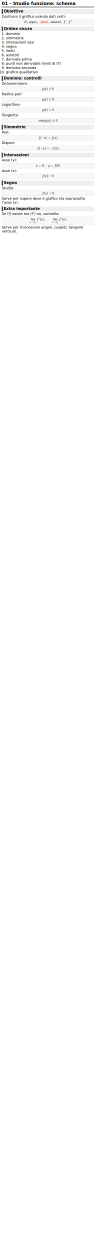
#> input picture mate/maturità/StudioFunzione-rich-fxCG50/_source/01.raw.png, 384 x 5000 px (shown at 1/4 size)
$ python -i render.py   (imports and definitions only)
#> lines starting #> are read from the running program, lines starting #| are printed output that depends on the picture
from pathlib import Path
import subprocess
from PIL import Image, ImageChops

ROOT = Path(__file__).resolve().parents[1]
SRC = ROOT / "_source"
PNG = ROOT / "png"
JPG = ROOT / "jpg"
# [2 lines not run here, left out]

CSS = r"""
<style>
html,body{margin:0;padding:0;background:white}
body{width:384px;box-sizing:border-box;padding:5px 7px 7px 7px;color:#050505;font-family:DejaVu Sans,Arial,sans-serif;font-size:14px;line-height:1.14;overflow:hidden}
h1{font-size:18px;line-height:1.05;margin:0 0 5px 0;font-weight:800;border-bottom:2px solid #111;padding-bottom:3px}
h2{font-size:15px;line-height:1.05;margin:7px 0 3px 0;font-weight:800;background:#eee;padding:2px 4px;border-left:4px solid #111}
p{margin:2px 0}
ul,ol{margin:2px 0 3px 17px;padding:0}
li{margin:1px 0}
code{font-family:DejaVu Sans Mono,monospace;font-size:12px;background:#f3f3f3;padding:1px 2px}
pre{margin:3px 0;padding:3px;background:#f5f5f5;border:1px solid #ddd;white-space:pre-wrap;font-family:DejaVu Sans Mono,monospace;font-size:12px;line-height:1.08}
.math.display{display:block;margin:3px 0;padding:2px 2px;background:#f7f7f7;border:1px solid #ddd;font-size:82%;overflow:visible!important}
.math.inline{font-size:93%}
mjx-container{max-width:100%!important;overflow:visible!important}
mjx-container[jax="CHTML"][display="true"]{margin:.05em 0!important;overflow:visible!important}
svg{max-width:100%;height:auto;margin:3px 0}
::-webkit-scrollbar{display:none;width:0!important;height:0!important}
</style>
<script>
window.MathJax={tex:{inlineMath:[['\\(','\\)']],displayMath:[['$$','$$'],['\\[','\\]']]},chtml:{scale:.82,linebreaks:{automatic:true,width:'container'}},startup:{typeset:true}};
</script>
<script src="https://cdn.jsdelivr.net/npm/mathjax@3/es5/tex-chtml.js"></script>
"""


def crop_white(raw: Path, out: Path) -> None:
#> called with raw = '01.raw.png', out = 'out.png'
    im = Image.open(raw).convert("RGB")
#> im is the input picture: PIL image 384x5000 RGB; mean R, G, B 252, 252, 252
    bg = Image.new("RGB", im.size, "white")
#> bg: PIL image 384x5000 RGB; every value is 255
    bbox = ImageChops.difference(im, bg).getbbox()
#> bbox = (0, 6, 377, 930)
    if bbox:
        im = im.crop((0, 0, 384, min(im.height, bbox[3] + 7)))
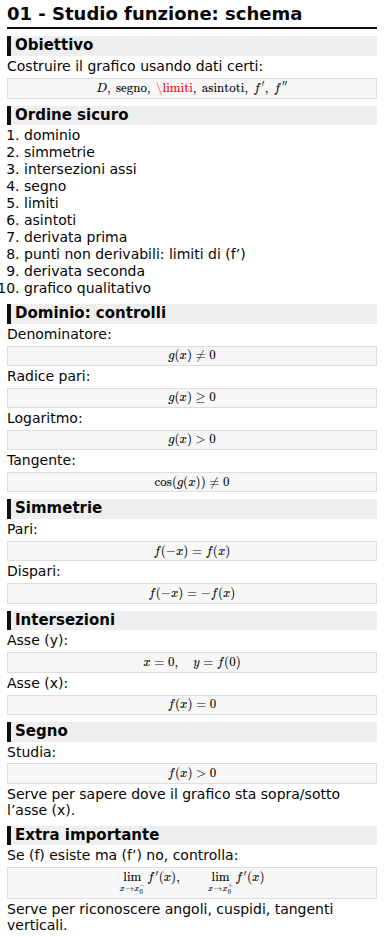
#> im: PIL image 384x937 RGB; mean R, G, B 238.9, 238.8, 238.8
    else:
        im = im.crop((0, 0, 384, 216))
    im.save(out, "PNG", optimize=True)


# [50 lines not run here, left out]

>>> result = crop_white('01.raw.png', 'out.png')

$ run again, on mate/maturità/StudioFunzione-rich-fxCG50/_source/05.raw.png
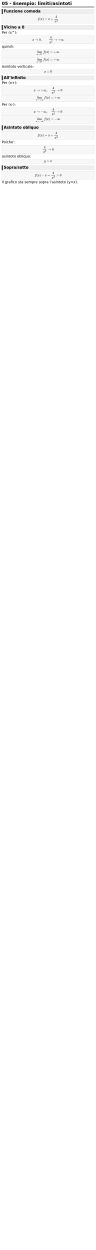
#> input picture mate/maturità/StudioFunzione-rich-fxCG50/_source/05.raw.png, 384 x 5000 px (shown at 1/4 size)
#> in crop_white, im is the input picture: PIL image 384x5000 RGB; mean R, G, B 252.7, 252.7, 252.7
#> bg: PIL image 384x5000 RGB; every value is 255
#> bbox = (6, 6, 377, 736)
#> in crop_white, `im = im.crop((0, 0, 384, min(im.height, bbox[3] + 7)))`:
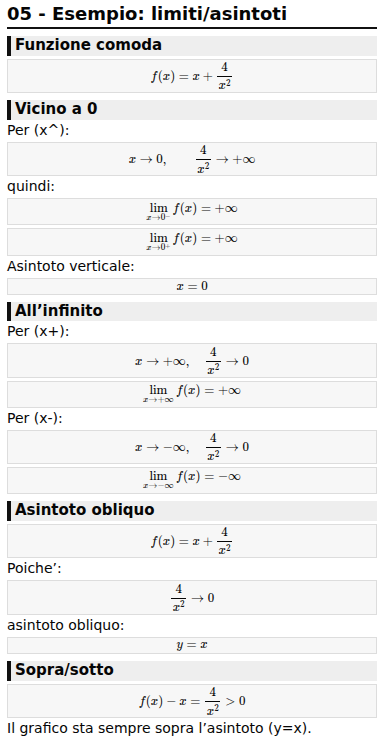
#> im: PIL image 384x743 RGB; mean R, G, B 239.8, 239.8, 239.8
